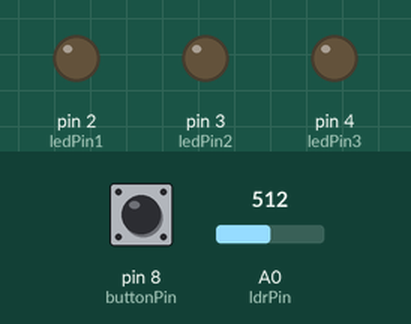
Simulated run of this sketch. Board: Arduino Uno, built with avr-gcc and run on an emulated ATmega328P. On the bench: output pins drawn as LEDs (lit = HIGH). The inputs (shaded band) are chosen by the test bench; at power-on: pin 8 (buttonPin) LOW, A0 (ldrPin) = 512.

Above: at 1.2 s.
1.3 s: pin 8 (buttonPin) pulled HIGH for 0.15 s
At 1.37 s:
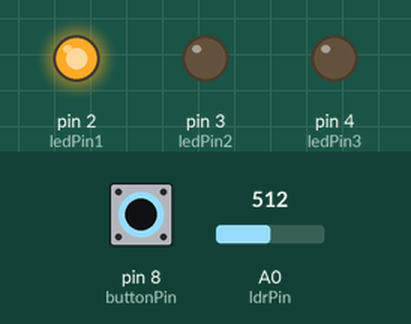
2.9 s: pin 8 (buttonPin) pulled HIGH for 3.2 s
At 7.0 s:
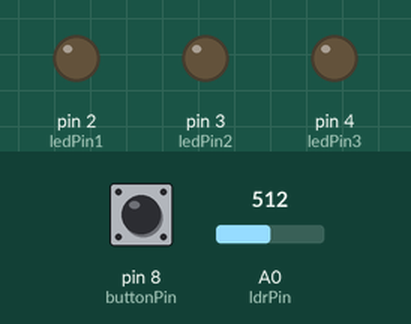
Timing chart, 0 to 8.5 s (numbered marks = the images above; inputs shaded):
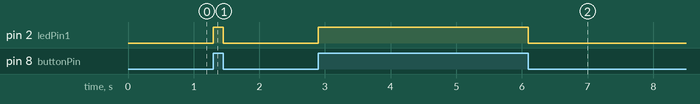

The sketch:

nov_11.ino
```cpp
// Simple Traffic Light LEDs


//Defining the pins to LEDs, LDR and the Button
const int ledPin1 = 2; //red led
const int ledPin2 = 3; //yellow led
const int ledPin3 = 4; //green led
const int ldrPin = A0;
const int buttonPin = 8;

int brightness = 0; //brightness manipulator variable for the analog pin
int fadeAmount = 5; //fade manipulator variable for the analog pin


void setup() {
  // put your setup code here, to run once:
  pinMode(buttonPin, INPUT); //assigning the buttonPin as input

  //assigning ledPins as outputs
  pinMode(ledPin1, OUTPUT);
  pinMode(ledPin2, OUTPUT);
  pinMode(ledPin3, OUTPUT);

  pinMode(ldrPin, INPUT); //assigning ldrPin as input
  Serial.begin(9600);
}

void loop() {
  // put your main code here, to run repeatedly
  int buttonState = digitalRead(buttonPin); //reading button output
  int ldrState = analogRead(ldrPin); //reading ldr output

  //when button is pressed
  if (buttonState == HIGH) {
    digitalWrite(ledPin1, HIGH); //redLed glows

    //when light to ldr is blocked
    if (ldrState <= 300) {
      digitalWrite(ledPin1, LOW); //red led goes off
      analogWrite(ledPin2, brightness); //yellow led fades in
      brightness = brightness + fadeAmount;
      if (brightness >= 255) {
        fadeAmount = -fadeAmount; //yellow led starts fading out after reaching maximum brightness and goes off
      }
      else if (brightness <= 0) {
        fadeAmount = 0;
        digitalWrite(ledPin3, HIGH); //green led glows
      }
      delay(50); //delay to see the dimming effect
    }
  }

  //when the button is not pressed
  else if (buttonState == LOW) {
    digitalWrite(ledPin1, LOW); //red led is off
    digitalWrite(ledPin3, LOW); //green led is off
    analogWrite(ledPin2, 0); //yellow led is off
    fadeAmount = 5; //fadeAmount goes back to 5 so that when the button is pressed again, the yellow led fades in
  }
}
```

Measured:
- after the input at 1.3 s, pin 2 (ledPin1): LOW → HIGH at once, → LOW 0.15 s later
- after the input at 2.9 s, pin 2 (ledPin1): LOW → HIGH at once, → LOW 3.2 s later
